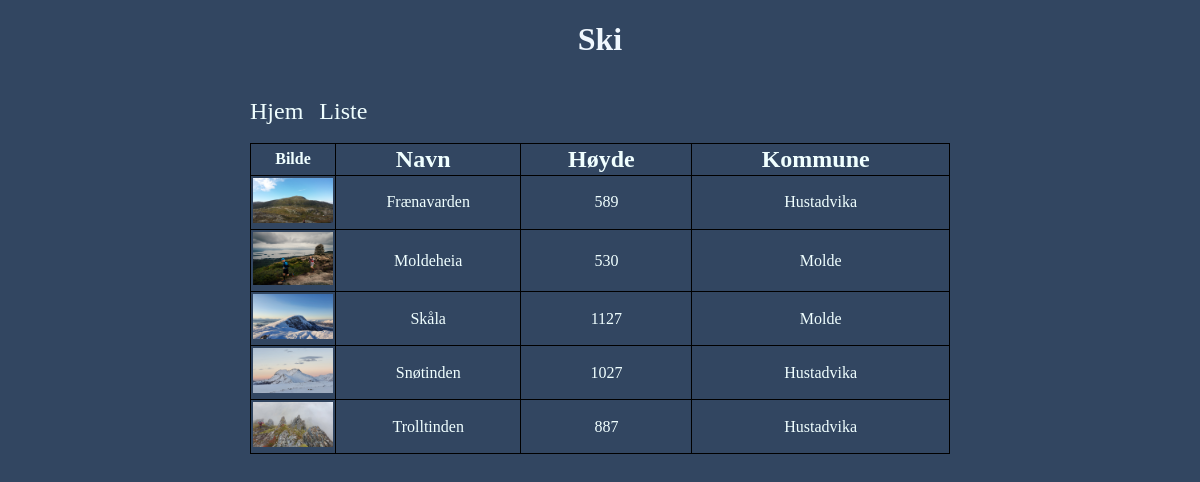
The page /liste/navn on the database its author committed.
### app.py (models this page shows)
class Fjell(db.Model):
    id = db.Column('id', db.Integer, primary_key=True)
    navn = db.Column('navn', db.String(100))
    hoyde = db.Column('hoyde', db.Integer)
    bilde = db.Column('bilde', db.String(100))
    kommune = db.Column('kommune', db.String(100))

### app.py (the view)
@app.route('/liste/<sorter>')
def liste(sorter):
    fjell = db.engine.execute(
        f'SELECT * FROM fjell ORDER BY {sorter} ASC')
    return render_template('liste.html', fjellene=fjell)

### templates/liste.html (shortened to what this page needs)
<!DOCTYPE html>
<html lang="en">
<head>
    <link rel="stylesheet" href="{{ url_for('static', filename='css/main.css') }}">
</head>
<body>
    <div id=pakker>
        <h1>Ski</h1>
        <br>
        <a class="meny" href="/">Hjem </a>
        <a class="meny" href="/liste/navn">Liste </a>
        <br>
        <br>
        <table>
            <thead>
                <th>Bilde</a></th>
                <th><a class="meny" href="../liste/navn">Navn</a></th>
                <th><a class="meny" href="../liste/hoyde">Høyde</a></th>
                <th><a class="meny" href="../liste/kommune">Kommune</a></th>
            </thead>
            <tbody>
                {% for fjell in fjellene %}
                <tr>
                    <td width="80px">
                        <img src="{{ url_for('static', filename='img/'+fjell.bilde ) }}" width="80px">
                    </td>
                    <td>{{ fjell.navn }}</td>
                    <td>{{fjell.hoyde}}</td>
                    <td>{{fjell.kommune}}</td>
                </tr>
                {% endfor %}
            </tbody>
        </table>
    </div>
</body>
</html>

### static/css/main.css (style rules this page uses)
body { background-color: rgb(50, 70, 97); }
#pakker { max-width: 700px; margin: auto; }
h1 { text-align: center; color: aliceblue; }
a.meny { color: azure; text-decoration: none; font-size: 1.5em; margin-right: 10px; }
img { width: 100%; }
table, th, td { border: 1px solid black; padding: 2px; text-align: center; }
table { width: 100%; border-collapse: collapse; color: azure; }

### rows shown on the page
Fjell: bilde (picture), navn "Frænavarden", hoyde "589", kommune "Hustadvika"
Fjell: bilde (picture), navn "Moldeheia", hoyde "530", kommune "Molde"
Fjell: bilde (picture), navn "Skåla", hoyde "1127", kommune "Molde"
Fjell: bilde (picture), navn "Snøtinden", hoyde "1027", kommune "Hustadvika"
Fjell: bilde (picture), navn "Trolltinden", hoyde "887", kommune "Hustadvika"
